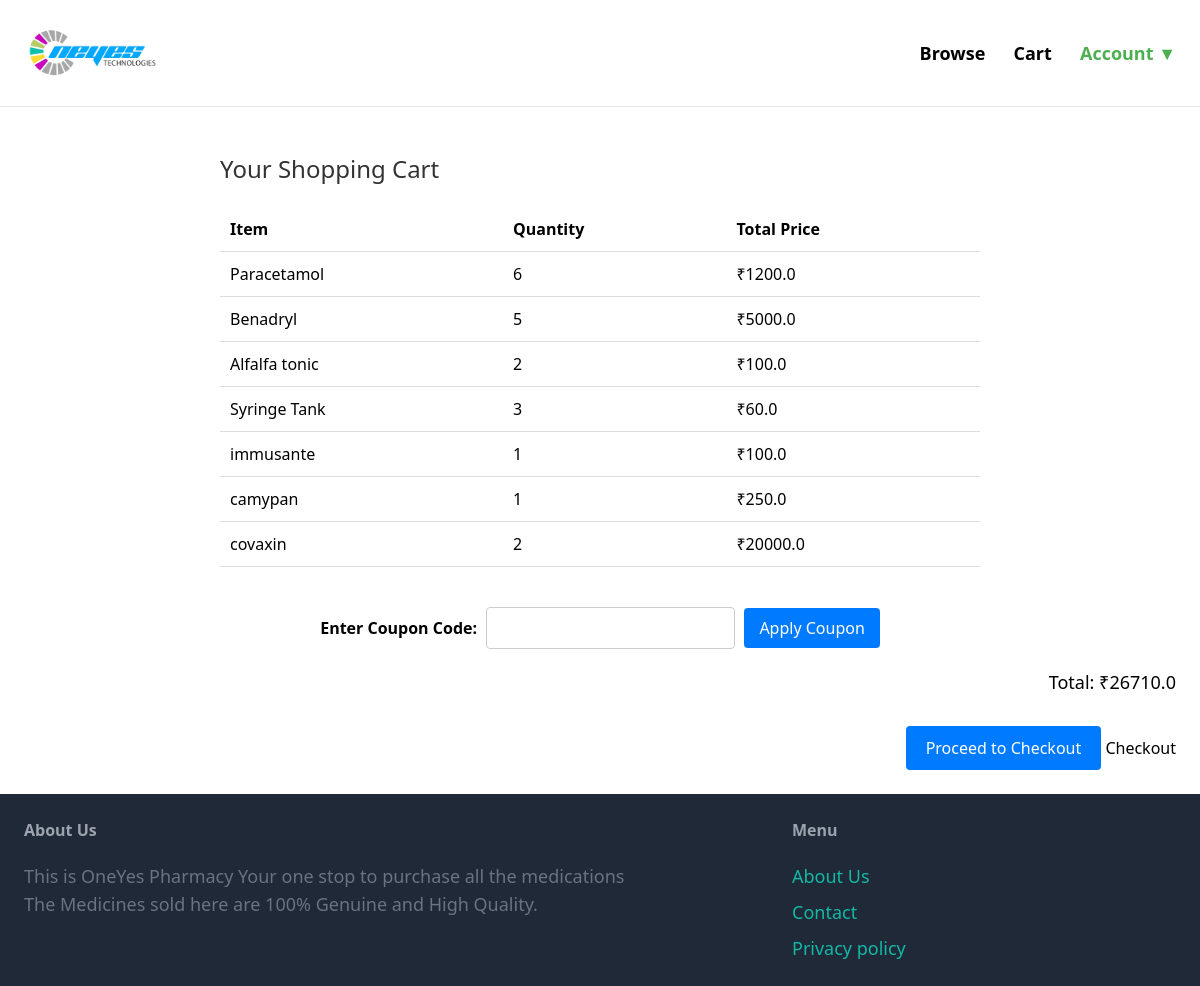
Page /cart/cart_view/ (signed in) on the earlier database version.
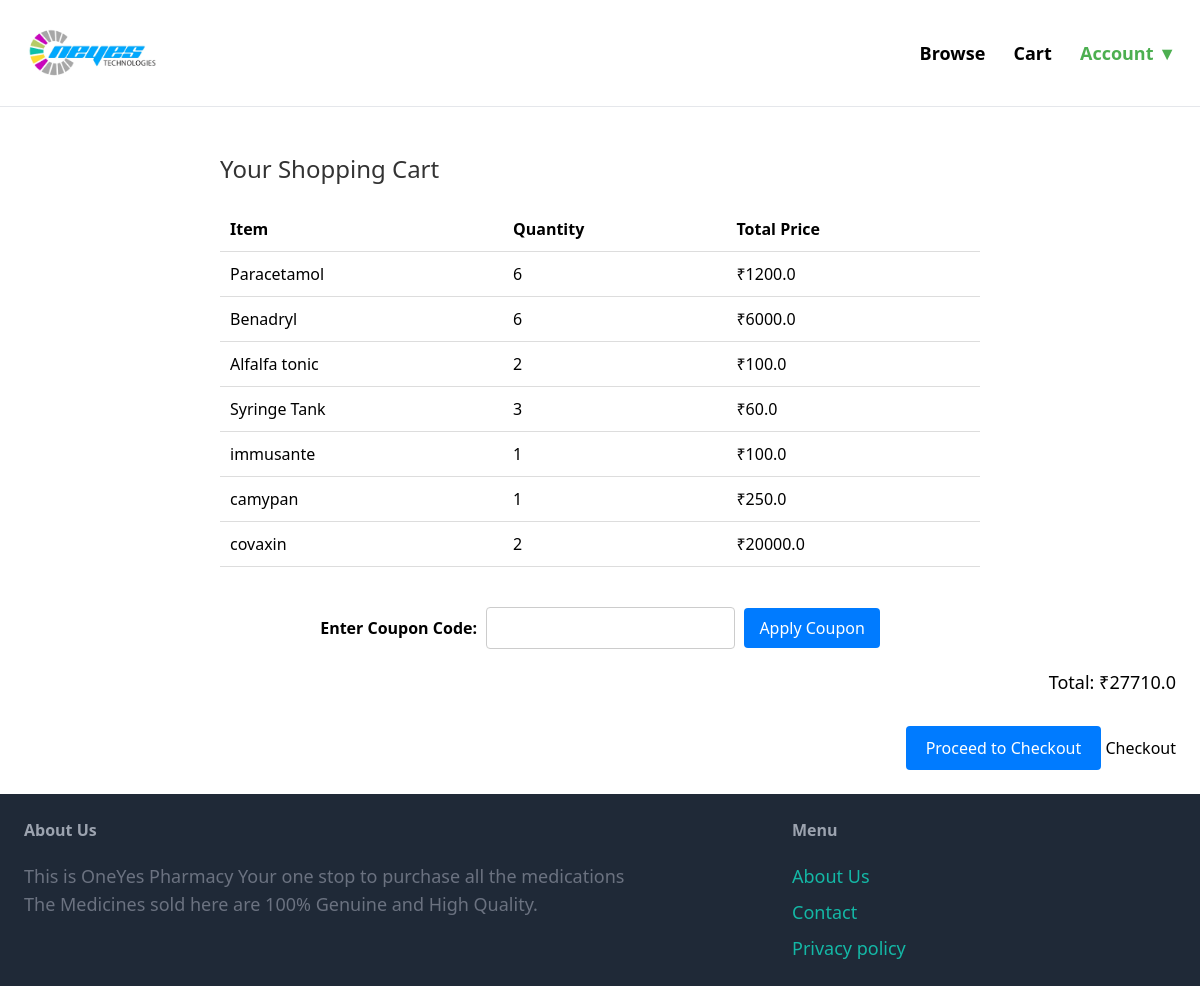
Same page on the later database version.
### cart/models.py (models this page shows, shortened)
class CartItem(models.Model):
    cart = models.ForeignKey(Cart, on_delete=models.CASCADE)
    Item = models.ForeignKey(Item, null="False", on_delete=models.CASCADE)
    quantity = models.PositiveIntegerField(default=1)
    @property
    def total_price(self):
        return self.Item.price * self.quantity
    class Meta:
        unique_together = ('cart', 'Item')

### item/models.py (models this page shows)
class Item(models.Model):
    category = models.ForeignKey(Category, related_name='items', on_delete=models.CASCADE)
    name = models.CharField(max_length=255)
    description = models.TextField(blank=True, null=True)
    price = models.FloatField()
    image = models.ImageField(upload_to='item_images', blank=True, null=True)
    is_sold = models.BooleanField(default=False)
    created_by = models.ForeignKey(User, related_name='items', on_delete=models.CASCADE)
    created_at = models.DateTimeField(auto_now_add=True)
    def __str__(self):
        return self.name

### cart/views.py (the view)
# urls.py: path('cart_view/', views.cart_view, name='cart_view'),
@login_required
def cart_view(request, discount=None):
    user_cart = Cart.objects.get(user=request.user)
    cart_items = CartItem.objects.filter(cart=user_cart)
    total_amount = sum(item.total_price for item in cart_items )
    if discount:
        total_amount -= discount
        print(discount)
    request.session['total_amount'] = total_amount
    return render(request, 'cart.html', {'cart_items': cart_items,'user_cart':user_cart, 'total_amount': total_amount, 'discount': discount})

### cart/templates/cart.html (shortened to what this page needs)
{% extends 'core/base.html' %}
{% block extra_head %}
{% load static %}
{% endblock %}
{% block content %}
<div class="cart-container">
  <h2 class="cart-title">Your Shopping Cart</h2>
  {% if cart_items %}
    <table class="cart-table">
      <thead>
        <tr>
          <th>Item</th>
          <th>Quantity</th>
          <th>Total Price</th>
        </tr>
      </thead>
      <tbody>
        {% for item in cart_items %}
          <tr>
            <td>{{ item.Item }}</td>
            <td>{{ item.quantity }}</td>
            <td><span>&#8377;</span>{{ item.total_price }}</td>
          </tr>
        {% endfor %}
      </tbody>
    </table>
  {% else %}
    <p>Your cart is empty</p>
  {% endif %}
</div>
<form id="couponForm" action="{% url 'cart:apply_coupon' %}" method="POST">
  <div class="coupon-code" style="margin-top: 20px; text-align: center;">
    <label for="couponCode" style="font-weight: bold;">Enter Coupon Code:</label>
    <input type="text" id="couponCode" name="coupon_code" style="padding: 8px; margin-left: 5px; border: 1px solid #ccc; border-radius: 4px;">
    <button type="submit" class="apply-coupon-button" style="background-color: #007bff; color: white; border: none; border-radius: 4px; padding: 8px 15px; margin-left: 5px; cursor: pointer;">Apply Coupon</button>
  </div>
</form>
<div class="cart-summary">
  <p class="total-amount">Total: ₹{{ total_amount }}</p>
  <a href="{% url 'cart:checkout' %}" class="checkout-button">Proceed to Checkout</a>
  <button id="checkout-button">Checkout</button>
</div>
{% endblock %}

### core/templates/core/base.html (shortened to what this page needs)
{% load static%}
<!DOCTYPE html>
<html>
    <head>
        <link rel="stylesheet" href="{% static 'css/message.css' %}">
        <script src="https://cdn.tailwindcss.com"></script>
        {% load static %}
        {% load static %}
        <link rel="stylesheet" href="{% static 'css/rate_product.css' %}">
        <link rel="stylesheet" href="{% static 'css/cart.css' %}">
    </head>
    <body>
        <nav class="py-6 px-6 flex justify-between items-center border-b border-gray-200">
            <a href="/" class="py-1 px-1 flex">
                <img src="media/OneYes_logo.png" style="max-height: 50px;" alt="OneYes Pharmacy">
            </a>
            <div class="space-x-6">
                <a href="{% url 'item:items' %}" class="text-lg font-semibold hover:text-gray-500">Browse</a>
                {% if request.user.is_authenticated %}
                <a href="{% url 'cart:cart_view' %}" class="text-lg font-semibold hover:text-gray-500">Cart</a>
                    <div class="dropdown">
                        <button class="dropdown-btn text-lg font-semibold hover:text-gray-500">Account ▼</button>
                    </div>
                {% else %}
                <a href="{% url 'core:signup' %}" class="px-6 py-3 text-lg font-semibold bg-green-500 text-white rounded-xl hover:bg-green-700">Sign up</a>
                <a href="{% url 'core:login' %}" class="px-6 py-3 text-lg font-semibold bg-blue-500 text-white rounded-xl hover:bg-blue-700">Log in</a>
                {% endif %}
            </div>
        </nav>
        <div class="px-6 py-6">
            {% block content %}
            {% endblock %}
        </div>
        <footer class="py-6 px-6 flex justify-between bg-gray-800">
            <div class="w-2/3 pr-10">
                <h3 class="mb-5 font-semibold text-gray-400">About Us</h3>
                <p class="text-lg text-gray-500">This is OneYes Pharmacy Your one stop to purchase all the medications<br>
                    The Medicines sold here are 100% Genuine and High Quality.
                </p>
            </div>
            <div class="w-1/3">
                <h3 class="mb-5 font-semibold text-gray-400">Menu</h3>
                <ul class="space-y-2">
                    <li><a href="{% url 'core:about' %}" class="text-lg text-teal-500 hover:text-teal-700">About Us</a></li>
                    <li><a href="{% url 'core:contact' %}" class="text-lg text-teal-500 hover:text-teal-700">Contact</a></li>
                    <li><a href="{% url 'core:privacy' %}" class="text-lg text-teal-500 hover:text-teal-700">Privacy policy</a></li>
                </ul>
            </div>
        </footer>
    </body>
</html>

### core/templates/core/base.html (style rules this page uses)
.dropdown { position: relative; display: inline-block; }
.dropdown-btn { background-color: transparent; border: none; color: #4CAF50; cursor: pointer; font-size: 16px; }

### cart/templates/cart.html (style rules this page uses)
.cart-container { max-width: 800px; margin: 0 auto; padding: 20px; }
.cart-title { color: #333; font-size: 24px; margin-bottom: 20px; }
.cart-table { width: 100%; border-collapse: collapse; }
.cart-table th, .cart-table td { padding: 10px; border-bottom: 1px solid #ddd; text-align: left; }
.checkout-button { background-color: #007bff; color: white; padding: 10px 20px; text-decoration: none; border-radius: 4px; display: inline-block; margin-top: 20px; }
.cart-summary { text-align: right; margin-top: 20px; }
.total-amount { font-size: 18px; margin-bottom: 10px; }

Differences in the rows shown:
changed CartItem "Benadryl": quantity "5" → "6"; total_price "5000.0" → "6000.0"
Other differences:
{{ total_amount }}: "26710.0" → "27710.0"
